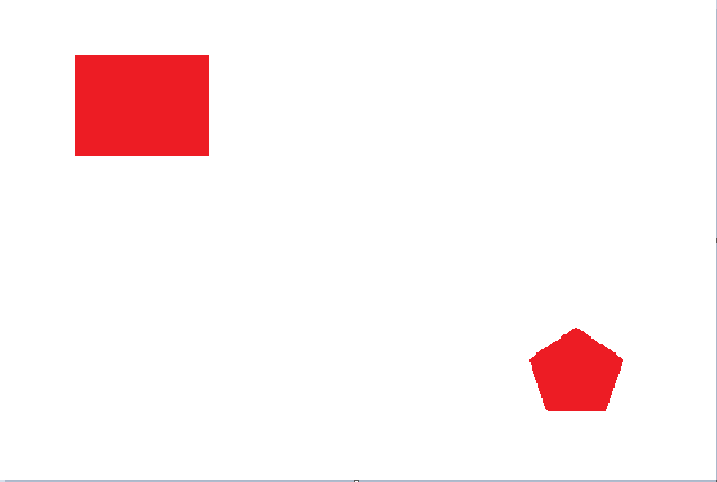
#> input picture OpenCv/asset/pic1.PNG, 717 x 482 px, found by its file name
$ python test.py
#> lines starting #> are read from the running program, lines starting #| are printed output that depends on the picture; after the words box and inside, x2 and y2 are one past the last pixel; in counts of white or black regions, pixels touching at a corner belong together
# CREATE 6 LIST FOR 3 COLORS (GREEN, BLUE, RED) FIRST LIST STORE XCENTER AND Y CENTER OF START AND SECOND LIST KEEPS THE X,Y CENTER OF GOAL.
# make hsv bar to find the colors in the webcam and replace the lower and upper bounds.
# find cube write obj and find spot and write spot for each color. <DONE>
# FIND THE CENTER POINT OF THE OBJ AND SPOT. <DONE>
# know the direction of car go from start to goal.
# give the other color objs as a obsticle.

import numpy as np
import cv2
from heapq import heappop, heappush


def heuristic(a, b):
    return abs(a[0] - b[0]) + abs(a[1] - b[1])

# [44 lines left out: functions astar, get_neighbors, not called in this run]


def cvDraw(image, path):
    for r, c in path:
        cv2.circle(image,(r,c), 2, (0,255,0), 2)


imageFrame = cv2.imread("asset/pic1.png")
#> imageFrame is the input picture: shape (482, 717, 3); mean B, G, R 242.6, 242.1, 253.5


# Reading the video from the
# webcam in image frames


# Convert the imageFrame in
# BGR(RGB color space) to
# HSV(hue-saturation-value)
# color space
hsvFrame = cv2.cvtColor(imageFrame, cv2.COLOR_BGR2HSV)
#> hsvFrame: shape (482, 717, 3); mean H, S, V 10.5, 12.6, 253.7
grayFrame = cv2.cvtColor(imageFrame, cv2.COLOR_BGR2GRAY)
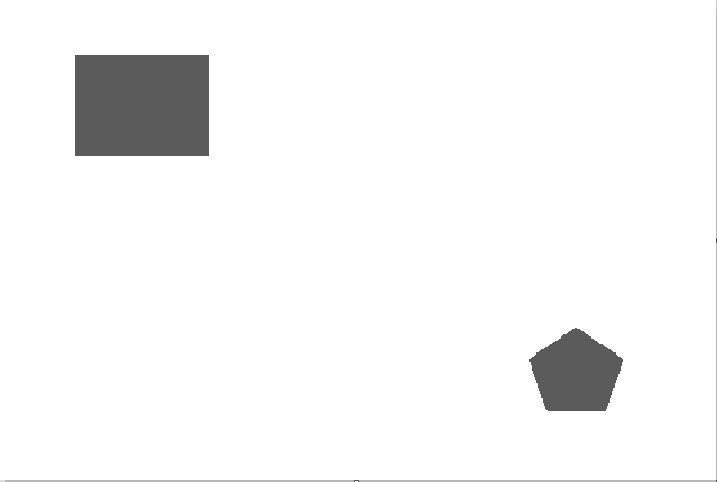
#> grayFrame: shape (482, 717); min 85, max 255, mean 245.6


# Set range for red color and
# define mask
red_lower = np.array([136, 87, 111], np.uint8)
red_upper = np.array([180, 255, 255], np.uint8)
red_mask = cv2.inRange(hsvFrame, red_lower, red_upper)
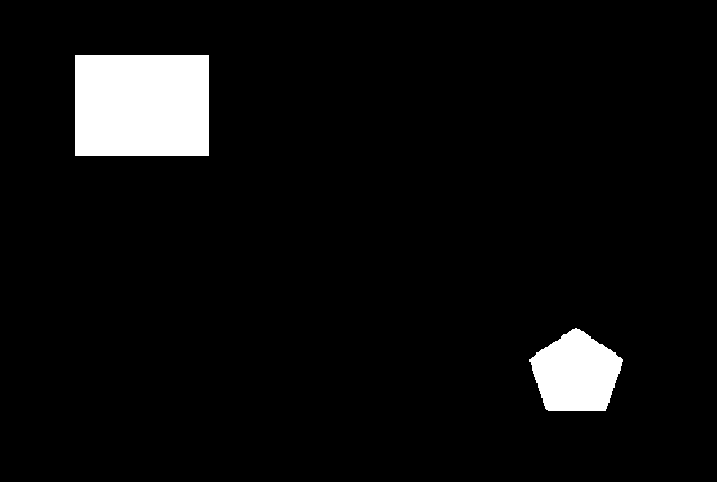
#> red_mask: shape (482, 717); 5.5% white; 2 white regions, box (x1, y1, x2, y2) and area: (75, 55, 209, 156) 13534, (529, 328, 623, 411) 5536

# Set range for green color and
# define mask
green_lower = np.array([25, 52, 72], np.uint8)
green_upper = np.array([102, 255, 255], np.uint8)
green_mask = cv2.inRange(hsvFrame, green_lower, green_upper)
#> green_mask: shape (482, 717); every value is 0

# Set range for blue color and
# define mask
blue_lower = np.array([94, 80, 2], np.uint8)
blue_upper = np.array([120, 255, 255], np.uint8)
blue_mask = cv2.inRange(hsvFrame, blue_lower, blue_upper)

# Morphological Transform, Dilation
# for each color and bitwise_and operator
# between imageFrame and mask determines
# to detect only that particular color
kernel = np.ones((5, 5), "uint8")

# For red color
red_mask = cv2.dilate(red_mask, kernel)
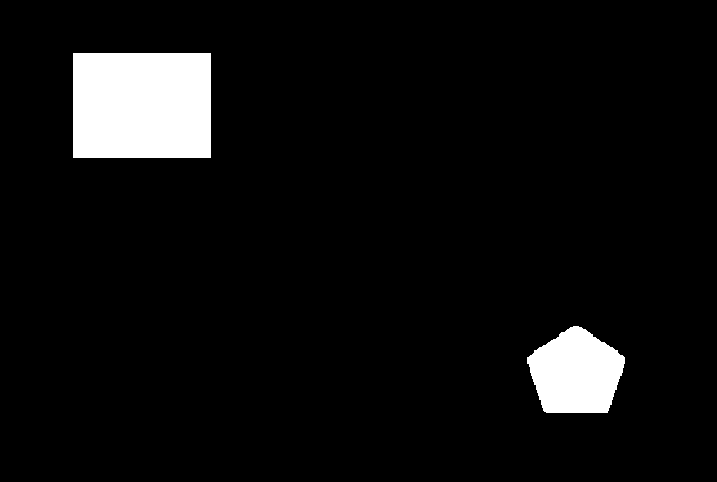
#> red_mask: shape (482, 717); 6% white; 2 white regions
res_red = cv2.bitwise_and(imageFrame, imageFrame,
                        mask = red_mask)
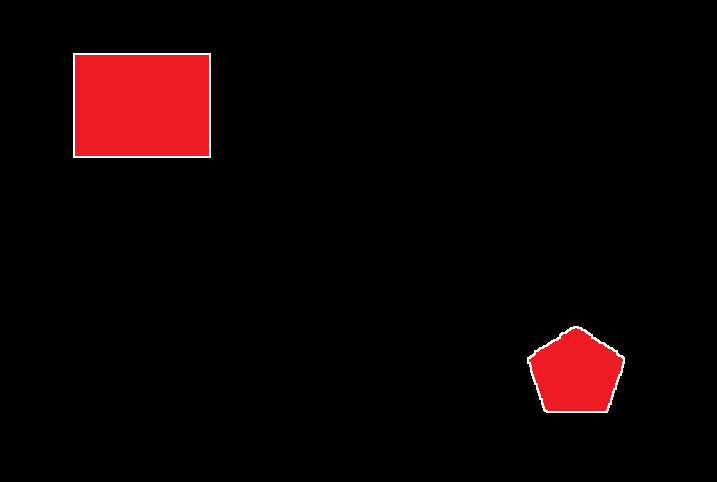
#> res_red: shape (482, 717, 3); mean B, G, R 3.2, 2.8, 14.3

# For green color
green_mask = cv2.dilate(green_mask, kernel)
res_green = cv2.bitwise_and(imageFrame, imageFrame,
                            mask = green_mask)
#> res_green: shape (482, 717, 3); every value is 0

# For blue color
blue_mask = cv2.dilate(blue_mask, kernel)
res_blue = cv2.bitwise_and(imageFrame, imageFrame,
                        mask = blue_mask)

# Creating contour to track red color
contours, hierarchy = cv2.findContours(red_mask,
                                    cv2.RETR_TREE,
                                    cv2.CHAIN_APPROX_SIMPLE)
#> contours = 2 contours; box (x1, y1, x2, y2) and area: (73, 53, 211, 158) 14248, (527, 326, 625, 413) 6118

for pic, contour in enumerate(contours):
    area = cv2.contourArea(contour)
    if(area > 300):
        x, y, w, h = cv2.boundingRect(contour)
        imageFrame = cv2.rectangle(imageFrame, (x, y),
                                (x + w, y + h),
                                (0, 0, 255), 2)
        xCenter = int(x + w/2)
        yCenter = int(y + h/2)
        if area < 8000:
            # GO TO THIS OBJ
            print(xCenter,yCenter)
            cv2.putText(imageFrame, "Cube", (x,y), cv2.FONT_HERSHEY_SIMPLEX, 1.0, (255,0,255))
            cv2.circle(imageFrame, (xCenter,yCenter), 2, (0,0,0), 2)
        if area > 8000:
            # THEN GO TO THIS SPOT
            print(xCenter,yCenter)
            cv2.circle(imageFrame, (xCenter,yCenter), 2, (0,0,0), 2)
            cv2.putText(imageFrame, "Spot", (x,y), cv2.FONT_HERSHEY_SIMPLEX, 1.0, (0,0,255))
#> this loop made 2 passes
#> (pic, contour, area, x, y, w, h, xCenter) on pass 2: (1, [[73, 53], [73, 157], [210, 157], [210, 53]], 14248, 73, 53, 138, 105, 142)
#> (pic, area, x, y, w, h, xCenter, yCenter) on pass 1: (0, 6117.5, 527, 326, 98, 87, 576, 369)
#| 576 369
#| 142 105
#> pass 1, `imageFrame = cv2.rectangle(imageFrame, (x, y), (x + w, y + h), (0, 0, ..`:
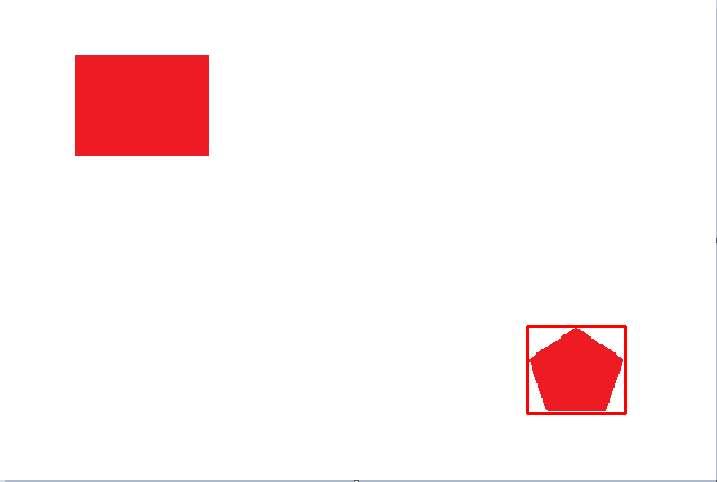
#> imageFrame: shape (482, 717, 3); 0.32% of pixels changed, all inside (x1, y1, x2, y2) = (526, 325, 627, 415)
#> pass 2, `imageFrame = cv2.rectangle(imageFrame, (x, y), (x + w, y + h), (0, 0, ..`:
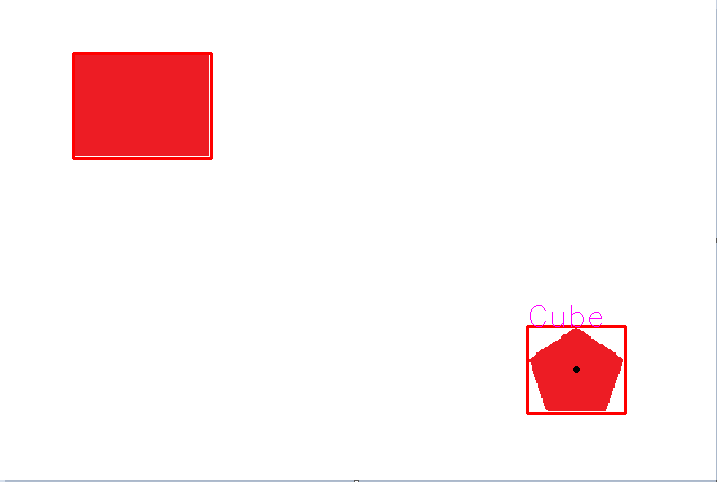
#> imageFrame: shape (482, 717, 3); 0.48% of pixels changed, all inside (x1, y1, x2, y2) = (72, 52, 602, 373)
#> after the loop:
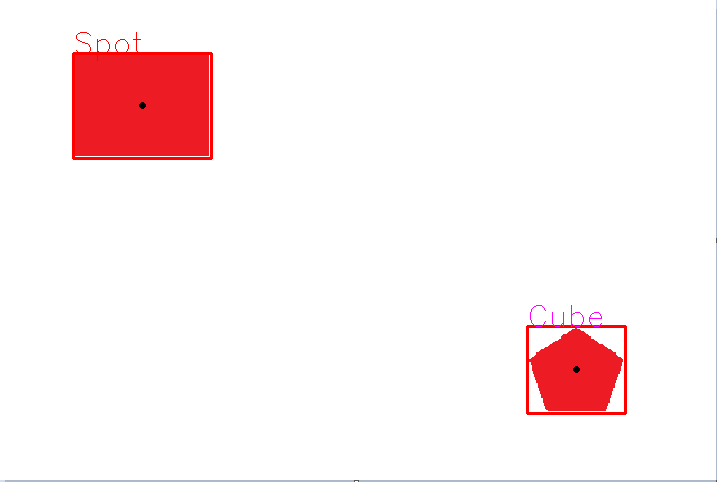
#> imageFrame: shape (482, 717, 3); 0.05% of pixels changed, all inside (x1, y1, x2, y2) = (76, 32, 146, 109)

# Creating contour to track green color
contours, hierarchy = cv2.findContours(green_mask,
                                    cv2.RETR_TREE,
                                    cv2.CHAIN_APPROX_SIMPLE)
#> contours = []

for pic, contour in enumerate(contours):
    area = cv2.contourArea(contour)

    if(area > 300):
        x, y, w, h = cv2.boundingRect(contour)
        imageFrame = cv2.rectangle(imageFrame, (x, y),
                                (x + w, y + h),
                                (0, 255, 0), 2)

        xCenter = int(x + w/2)
        yCenter = int(y + h/2)
        if area < 8000:
            # GO TO THIS OBJ

            cv2.putText(imageFrame, "Cube", (x,y), cv2.FONT_HERSHEY_SIMPLEX, 1.0, (255,0,255))
            cv2.circle(imageFrame, (xCenter,yCenter), 2, (0,0,0), 2)
        if area > 8000:
            # THEN GO TO THIS SPOT

            cv2.circle(imageFrame, (xCenter,yCenter), 2, (0,0,0), 2)
            cv2.putText(imageFrame, "Spot", (x,y), cv2.FONT_HERSHEY_SIMPLEX, 1.0, (0,0,255))
#> this loop made 0 passes


# Creating contour to track blue color
contours, hierarchy = cv2.findContours(blue_mask,
                                    cv2.RETR_TREE,
                                    cv2.CHAIN_APPROX_SIMPLE)
for pic, contour in enumerate(contours):
    area = cv2.contourArea(contour)

    if(area > 300):
        x, y, w, h = cv2.boundingRect(contour)
        imageFrame = cv2.rectangle(imageFrame, (x, y),
                                (x + w, y + h),
                                (255, 0, 0), 2)

        xCenter = int(x + w/2)
        yCenter = int(y + h/2)
        if area < 8000:
            # GO TO THIS OBJ

            cv2.putText(imageFrame, "Cube", (x,y), cv2.FONT_HERSHEY_SIMPLEX, 1.0, (255,0,255))
            cv2.circle(imageFrame, (xCenter,yCenter), 2, (0,0,0), 2)
        if area > 8000:
            # THEN GO TO THIS SPOT

            cv2.circle(imageFrame, (xCenter,yCenter), 2, (0,0,0), 2)
            cv2.putText(imageFrame, "Spot", (x,y), cv2.FONT_HERSHEY_SIMPLEX, 1.0, (0,0,255))


# Program Termination
cv2.imshow("Multiple Color Detection in Real-TIme", imageFrame)
if cv2.waitKey(0) & 0xFF == ord('q'):
#> (key q is pressed here)
    cv2.destroyAllWindows()

$ run again, with OpenCv/asset/pic2.PNG copied over OpenCv/asset/pic1.PNG
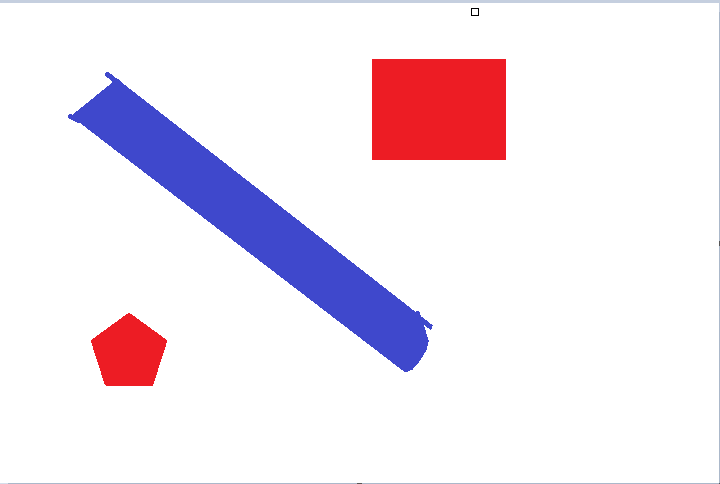
#> input picture OpenCv/asset/pic2.PNG, 720 x 484 px, found by its file name
#> imageFrame is the input picture: shape (484, 720, 3); mean B, G, R 240.2, 230.8, 240.6
#> hsvFrame: shape (484, 720, 3); mean H, S, V 17.9, 23.4, 250.3
#> `red_mask = cv2.inRange(hsvFrame, red_lower, red_upper)`:
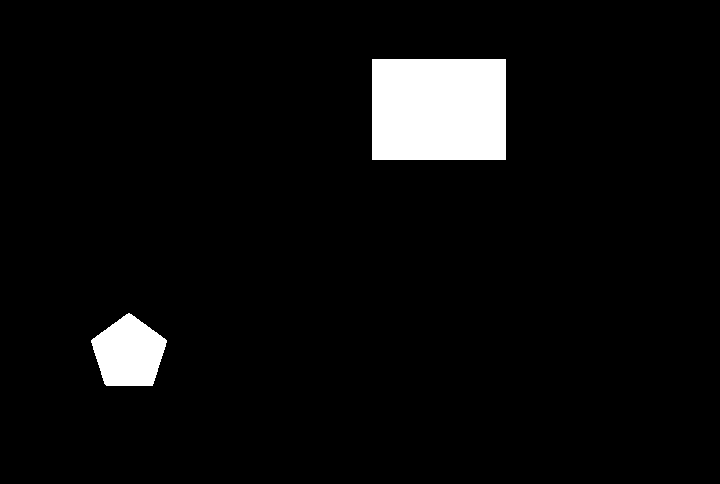
#> red_mask: shape (484, 720); 5% white; 2 white regions, box (x1, y1, x2, y2) and area: (372, 59, 506, 160) 13534, (91, 313, 167, 386) 3913
#> green_mask: shape (484, 720); every value is 0
#> res_green: shape (484, 720, 3); every value is 0
#> `contours, hierarchy = cv2.findContours(red_mask, cv2.RETR_TREE, cv2.CH..`: contours = 2 contours; box (x1, y1, x2, y2) and area: (370, 57, 508, 162) 14248, (89, 311, 169, 388) 4410
#> the loop `for pic, contour in enumerate(contours):` made 2 passes
#> (pic, contour, area, x, y, w, h, xCenter) on pass 2: (1, [[370, 57], [370, 161], [507, 161], [507, 57]], 14248, 370, 57, 138, 105, 439)
#> (printed output is left out)
#> `contours, hierarchy = cv2.findContours(green_mask, cv2.RETR_TREE, cv2...`: contours = []
#> `contours, hierarchy = cv2.findContours(blue_mask, cv2.RETR_TREE, cv2.C..`: contours = 1 contour; box (x1, y1, x2, y2) and area: (66, 70, 435, 374) 25638
#> the loop `for pic, contour in enumerate(contours):` made 1 pass
#> (pic, area, x, y, w, h, xCenter, yCenter) on pass 1: (0, 25638.5, 66, 70, 369, 304, 250, 222)
#> after the loop `for pic, contour in enumerate(contours):`:
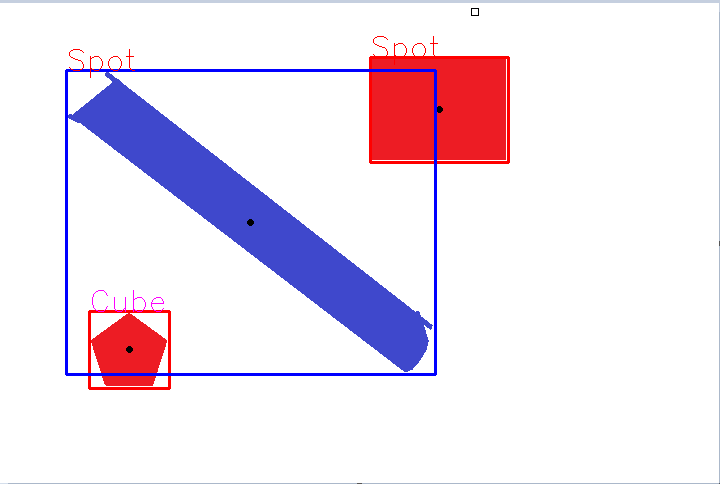
#> imageFrame: shape (484, 720, 3); mean B, G, R 238.7, 226.3, 237.6
